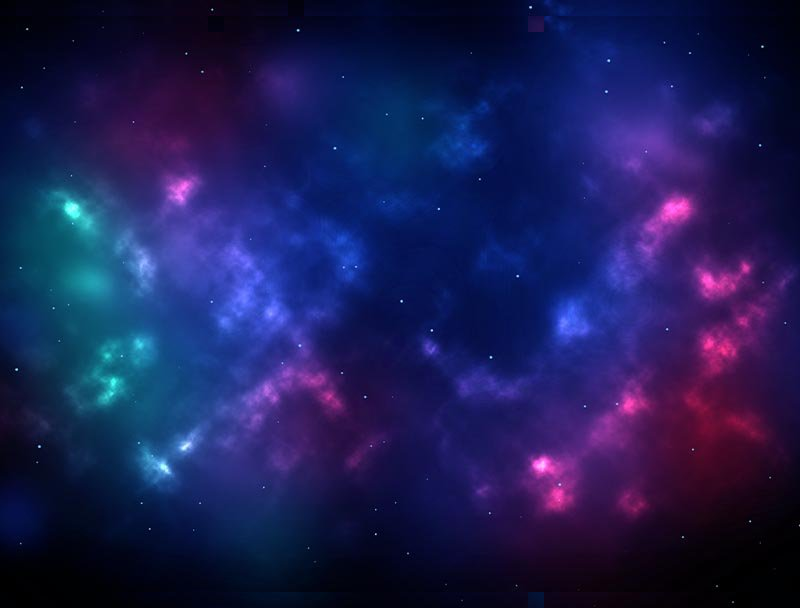

Below is a game level as drawn by its tile map, then a one-line description and the .tmx that defines it (tile-layer data replaced by summaries):
An orthogonal 50x38 tile map with 16x16 px tiles, 1 tile layer (Tile Layer 1).

<map version="1.8" tiledversion="1.8.5" orientation="orthogonal" renderorder="right-down" width="50" height="38" tilewidth="16" tileheight="16" infinite="0" nextlayerid="2" nextobjectid="1">
 <tileset firstgid="1" name="space1" tilewidth="16" tileheight="16" tilecount="1908" columns="53">
  <image source="../../assets/space1.png" width="850" height="582" />
 </tileset>
 <layer id="1" name="Tile Layer 1" width="50" height="38">
  <data>[1900 cells, 1900 non-empty, 1801 distinct tile ids]</data>
 </layer>
</map>